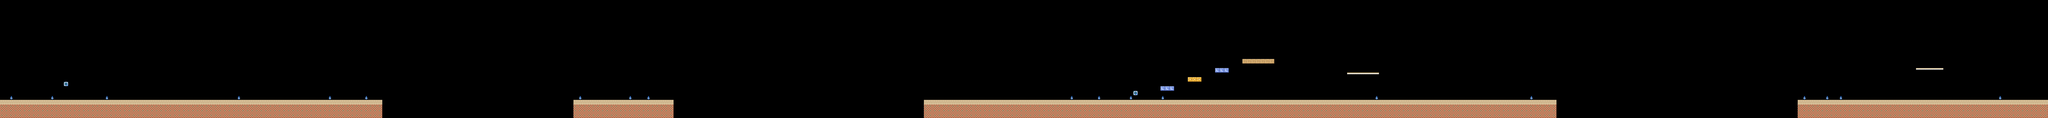

Below is a game level as drawn by its tile map, then a one-line description and the .tmx that defines it (tile-layer data replaced by summaries):
An orthogonal 450x26 tile map with 32x32 px tiles, 5 tile layers (background, terrain, blocks, collectibles, ...) and 91 objects (51x lily_pad, 7x enemy, 6x coin, 5x sign, 3x wind, ...).

<map version="1.10" tiledversion="1.10.2" orientation="orthogonal" renderorder="right-down" width="450" height="26" tilewidth="32" tileheight="32" infinite="0" nextlayerid="8" nextobjectid="92">
 <properties>
  <property name="name" value="The Final Constellation" />
  <property name="subtitle" value="Every mechanism together beneath the last moon" />
  <property name="theme" value="court" />
  <property name="music" value="night" />
  <property name="par_time" type="int" value="310" />
  <property name="difficulty" type="int" value="10" />
 </properties>
 <tileset firstgid="1" source="tileset.tsx" />
 <layer id="1" name="background" width="450" height="26">
  <data>[11700 cells, 0 non-empty, 0 distinct tile ids]</data>
 </layer>
 <layer id="2" name="terrain" width="450" height="26">
  <data>[11700 cells, 1213 non-empty, 3 distinct tile ids]</data>
 </layer>
 <layer id="3" name="blocks" width="450" height="26">
  <data>[11700 cells, 18 non-empty, 5 distinct tile ids]</data>
 </layer>
 <layer id="4" name="collectibles" width="450" height="26">
  <data>[11700 cells, 0 non-empty, 0 distinct tile ids]</data>
 </layer>
 <layer id="5" name="decorations" width="450" height="26">
  <data>[11700 cells, 19 non-empty, 1 distinct tile ids]</data>
 </layer>
 <objectgroup id="7" name="entities">
  <!-- 91 objects omitted --></objectgroup>
</map>
<!-- 91 of 91 objects omitted -->
